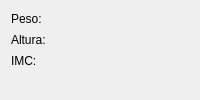
                      <widget class="QWidget" name="tab_4">
                       <attribute name="title">
                        <string>Ficha</string>
                       </attribute>
                       <layout class="QVBoxLayout" name="verticalLayout_31">
                        <item>
                         <widget class="QLabel" name="Labelpeso">
                          <property name="styleSheet">
                           <string notr="true"/>
                          </property>
                          <property name="text">
                           <string>Peso:</string>
                          </property>
                         </widget>
                        </item>
                        <item>
                         <widget class="QLabel" name="LabelAltura">
                          <property name="styleSheet">
                           <string notr="true"/>
                          </property>
                          <property name="text">
                           <string>Altura:</string>
                          </property>
                         </widget>
                        </item>
                        <item>
                         <widget class="QLabel" name="LabelImc">
                          <property name="styleSheet">
                           <string notr="true"/>
                          </property>
                          <property name="text">
                           <string>IMC:</string>
                          </property>
                         </widget>
                        </item>
                        <item>
                         <widget class="QLabel" name="label_22">
                          <property name="styleSheet">
                           <string notr="true">color: rgb(0, 0, 0);</string>
                          </property>
                          <property name="text">
                           <string/>
                          </property>
                         </widget>
                        </item>
                       </layout>
                      </widget>
